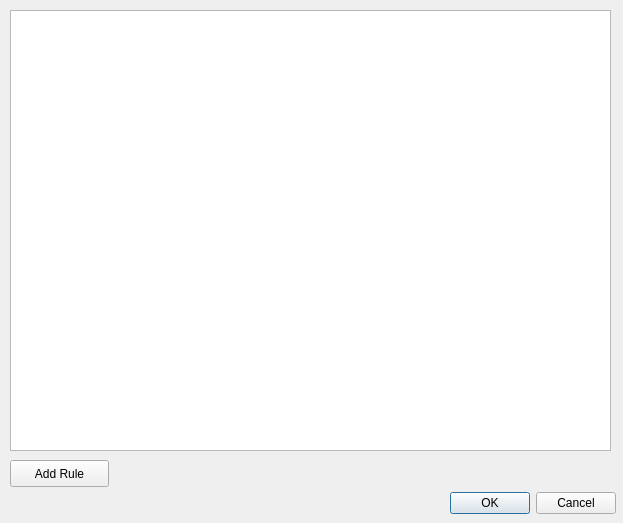
<?xml version="1.0" encoding="UTF-8"?>
<ui version="4.0">
 <class>ruleDialog</class>
 <widget class="QDialog" name="ruleDialog">
  <property name="geometry">
   <rect>
    <x>0</x>
    <y>0</y>
    <width>623</width>
    <height>523</height>
   </rect>
  </property>
  <property name="windowTitle">
   <string>Dialog</string>
  </property>
  <widget class="QDialogButtonBox" name="buttonBox">
   <property name="geometry">
    <rect>
     <x>440</x>
     <y>490</y>
     <width>176</width>
     <height>27</height>
    </rect>
   </property>
   <property name="standardButtons">
    <set>QDialogButtonBox::Cancel|QDialogButtonBox::Ok</set>
   </property>
  </widget>
  <widget class="QTableWidget" name="tableWidget">
   <property name="geometry">
    <rect>
     <x>10</x>
     <y>10</y>
     <width>601</width>
     <height>441</height>
    </rect>
   </property>
   <attribute name="horizontalHeaderDefaultSectionSize">
    <number>200</number>
   </attribute>
  </widget>
  <widget class="QPushButton" name="pushButton">
   <property name="geometry">
    <rect>
     <x>10</x>
     <y>460</y>
     <width>99</width>
     <height>27</height>
    </rect>
   </property>
   <property name="text">
    <string>Add Rule</string>
   </property>
  </widget>
 </widget>
 <resources/>
 <connections/>
</ui>
